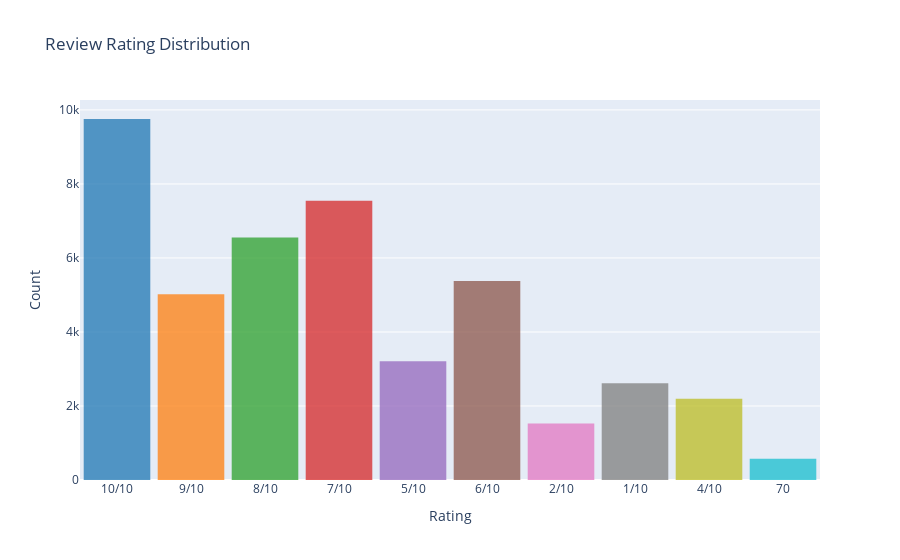

The notebook cell this image was saved under:
### Code cell
# Ratings variation
colors = ['#1f77b4', '#ff7f0e', '#2ca02c', '#d62728', '#9467bd','#8c564b', '#e377c2', '#7f7f7f', '#bcbd22', '#17becf']

histogram_trace = go.Histogram(x=movie_reviews_dataset['rating'], 
                               xbins=dict(start=0.5, end=10.5, size=1),
                               marker=dict(color=colors),
                               opacity=0.75)

# Create the layout
layout = go.Layout(title='Review Rating Distribution',
                   xaxis=dict(
                    title='Rating'
                   ),
                   yaxis=dict(title='Count'),
                   bargap=0.1)

# Create the figure
fig = go.Figure(data=[histogram_trace], layout=layout)

# Display the figure
pio.show(fig)

### Figure 1 — Plotly figure (JSON) as saved in the notebook; plotly's stock layout.template omitted (floating-point values rounded to 4 significant figures; data arrays with more than 128 entries replaced by an {"elided": "..."} marker saying what was removed)
{"data": [{"marker": {"color": ["#1f77b4", "#ff7f0e", "#2ca02c", "#d62728", "#9467bd", "#8c564b", "#e377c2", "#7f7f7f", "#bcbd22", "#17becf"]}, "opacity": 0.75, "type": "histogram", "x": {"elided": "47947 str values"}, "xbins": {"end": 10.5, "size": 1, "start": 0.5}}], "layout": {"autosize": true, "bargap": 0.1, "title": {"text": "Review Rating Distribution"}, "xaxis": {"autorange": true, "range": [0.5, 10.5], "title": {"text": "Rating"}, "type": "category"}, "yaxis": {"autorange": true, "range": [0, 10270.0], "title": {"text": "Count"}}}}
